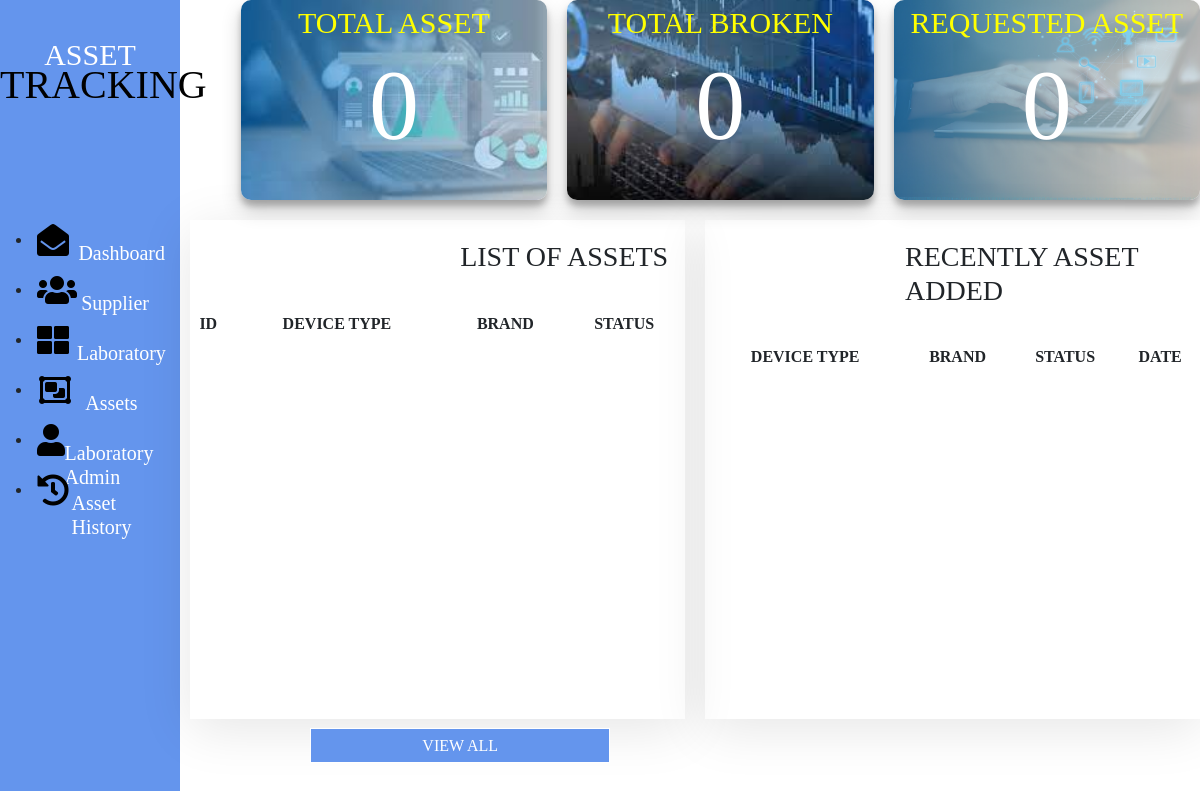
The app's page /myDashboard/insideLaboratory.php?id=404, older data.
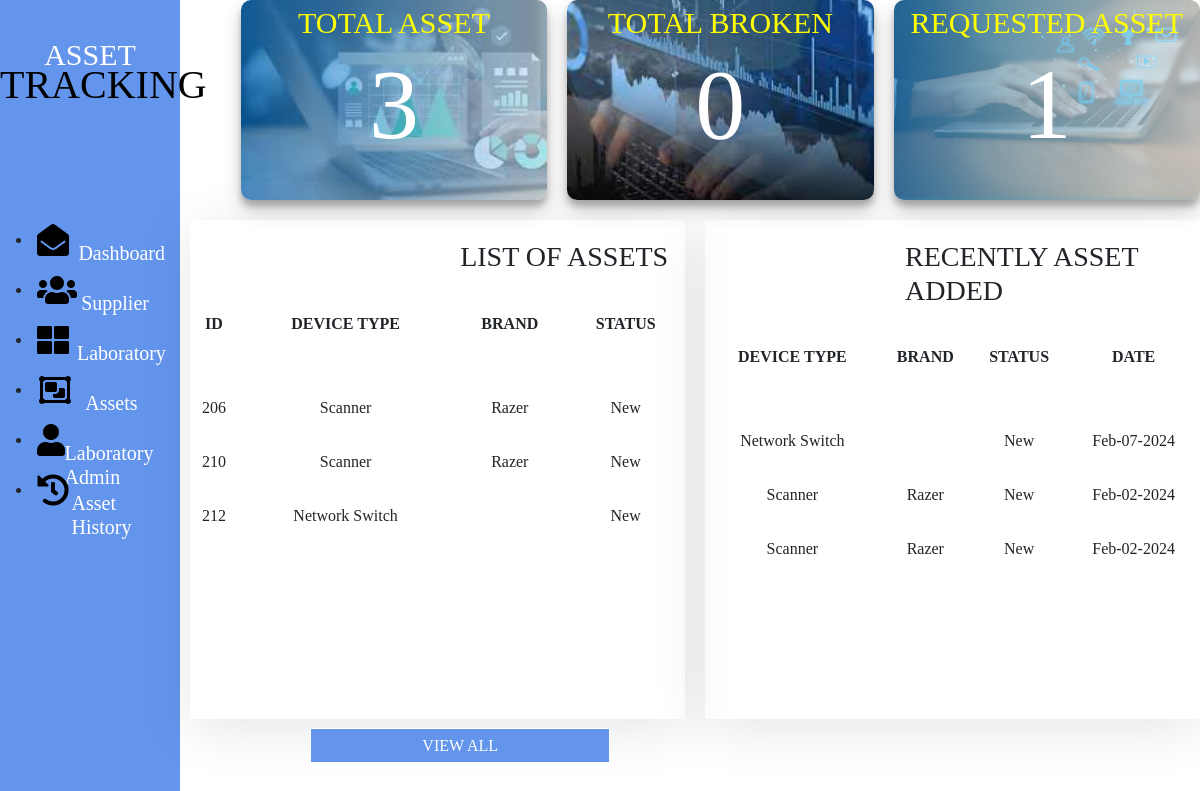
The same page, newer data.
### tables this page shows
CREATE TABLE `transaction_table` (
  `trans_id` int(50) NOT NULL,
  `asset_id` int(50) NOT NULL,
  `lab_id` int(50) NOT NULL,
  `sup_id` int(50) NOT NULL,
  `asset_stat` varchar(50) NOT NULL,
  `trans_date` varchar(50) NOT NULL
);

CREATE TABLE `assets` (
  `asset_id` int(50) NOT NULL,
  `asset_brand` varchar(50) NOT NULL,
  `asset_type` varchar(50) NOT NULL,
  `asset_status` varchar(50) NOT NULL,
  `asset_desc` varchar(50) NOT NULL,
  `asset_quant` int(50) NOT NULL,
  `sup_id` int(50) NOT NULL
);

### myDashboard/insideLaboratory.php (the view, shortened to what this page needs)
<?php
require_once('db_connector.php');
$labId = $_GET["id"];
$sqlAsset = "SELECT COUNT(*) as total  FROM transaction_table WHERE lab_id = '$labId'";
$sqlBroken = "SELECT COUNT(asset_stat) as asset_status  FROM transaction_table WHERE asset_stat = 'broken' AND lab_id = '$labId'";
$sqlReq = "SELECT COUNT(lab_id) as req_id FROM request_asset WHERE lab_id = '$labId'";
$result = $connection->query($sqlAsset);
$resultBroken = $connection->query($sqlBroken);
$resultRequest = $connection->query($sqlReq);
if ($result) {
    $row = $result->fetch_assoc();
    $totalCountAsset = $row['total'];
}
if ($resultBroken) {
    $row = $resultBroken->fetch_assoc();
    $totalCountBroken = $row['asset_status'];
}
if ($resultRequest) {
    $row = $resultRequest->fetch_assoc();
    $totalCountReq = $row['req_id'];
}
?>
<?php
    include "templates/header.php";
?>
        <div class="content" id="content">
            <div class="displayAss">
                <div class = "insideLabDisplayTotal">
                    <div class = "totalAssetInside">TOTAL ASSET
                        <h5><?php echo $totalCountAsset; ?></h5>
                    </div>
                    <div class = "totalBrokenInside">TOTAL BROKEN
                        <h5><?php echo $totalCountBroken; ?></h5>
                    </div>
                    <div class = "requestedAsset">REQUESTED ASSET
                        <h5><?php echo $totalCountReq; ?></h5>
                    </div>
                </div>
                <div class = "tableDisplay">
                    <div class = "tableAssetDisplay">
                        <h3 id = "insListOfAsset">LIST OF ASSETS</h3>
                        <table class = "displayAssetIns" >
                            <thead >
                                <tr>
                                    <th id = "insAsset">ID</th>
                                    <th id = "insAsset">DEVICE TYPE</th>
                                    <th id = "insAsset">BRAND</th>
                                    <th id = "insAsset">STATUS</th>
                                </tr>
                            </thead>
                            <tbody  >
                                <?php
                                require_once('db_connector.php');
                                $labId = $_GET["id"];
                                    $sqlTrans = "SELECT transaction_table.trans_id as trans_id, assets.asset_type as asset_type, assets.asset_brand as asset_brand, assets.asset_status as asset_status, assets.asset_desc as asset_desc FROM transaction_table INNER JOIN assets on transaction_table.asset_id = assets.asset_id WHERE transaction_table.lab_id = '$labId'";
                                    $result = $connection->query($sqlTrans);
                                    while($row = $result->fetch_assoc()){
                                        echo "
                                        <tbody>
                                            <td    id = 'laboratoryRowAss'>$row[trans_id]</td>
                                            <td id = 'laboratoryRowAss' style = 'padding-left = 400px;'>$row[asset_type]</td>
                                            <td  id = 'laboratoryRowAss'>$row[asset_brand]</td>
                                            <td id = 'laboratoryRowAss'>$row[asset_status]</td>
                                        ";
                                    }
                                ?>
                            </tbody>
                        </table>
                    </div>
                        <button id = "viewAllBtnIns" >VIEW ALL</button>
                    <div class = "logsTable">
                        <h3 id = "recentlyTitleIns">RECENTLY ASSET ADDED</h3>
                        <table class = "displayAssetIns" >
                            <thead >
                                <tr>
                                    <th id = "insAssetd">DEVICE TYPE</th>
                                    <th id = "insAsset">BRAND</th>
                                    <th id = "insAsset">STATUS</th>
                                    <th id = "insAsset">DATE</th>
                                </tr>
                            </thead>
                            <tbody  >
                            <?php
                                require_once('db_connector.php');
                                $labId = $_GET["id"];
                                    $sqlTrans = "SELECT transaction_table.trans_id as trans_id, assets.asset_type as asset_type, assets.asset_brand as asset_brand, assets.asset_status as asset_status, assets.asset_desc as asset_desc, transaction_table.trans_date as trans_date FROM transaction_table INNER JOIN assets on transaction_table.asset_id = assets.asset_id WHERE transaction_table.lab_id = '$labId' ORDER BY trans_date DESC";
                                    $result = $connection->query($sqlTrans);
                                    while($row = $result->fetch_assoc()){
                                        echo "
                                        <tbody>
                                            <td    id = 'laboratoryRowAss'>$row[asset_type]</td>
                                            <td id = 'laboratoryRowAss' style = 'padding-left = 400px;'>$row[asset_brand]</td>
                                            <td  id = 'laboratoryRowAss'>$row[asset_status]</td>
                                            <td id = 'laboratoryRowAss'>$row[trans_date]</td>
                                        ";
                                    }
                                ?>
                            </tbody>
                        </table>
                    </div>
                </div>
            </div>
        </div>
    </div>
</body>
</html>

### myDashboard/templates/header.php (shortened to what this page needs)
<!DOCTYPE html>
<html lang="en">
<head>
    <link rel="stylesheet" href="newCss.css">
    <link rel="stylesheet" href="path/to/font-awesome/css/font-awesome.min.css">
    <link rel="stylesheet" href="https://cdnjs.cloudflare.com/ajax/libs/font-awesome/5.15.1/css/all.min.css">
    <link rel="stylesheet" href="https://cdn.jsdelivr.net/npm/bootstrap@5.3.2/dist/css/bootstrap.min.css">
</head>
<body>
    <div class="mainDashboard">
        <div class="sideBar" id="sideBar">
            <h1 id="title">ASSET <span style = "color:black; font-size: 40px; ">TRACKING</span></h1>
            <div class="sideBar_menus">
            <ul class="menu_list" id="menu_list">
                    <li>
                        <a href="http://localhost/asset/myDashboard/dashboard.php?admin=harfeil"> <i class="fa fa-envelope-open"></i>
                        <h5 id = "dashboardText" class = "textLink">Dashboard</h5></i> </a>
                    </li>
                    <li>
                        <a href="http://localhost/asset/myDashboard/supplierTable.php?admin=harfeil"><i class="fa fa-users"></i>
                        <h5 id = "supplierText" class = "textLink">Supplier</h5></i> </a>
                    </li>
                    <li>
                        <a href="http://localhost/asset/myDashboard/laboratory.php?admin=harfeil"><i class="fa fa-th-large" aria-hidden="true"></i></i><h5 id = "laboratoryText" class = "textLink">Laboratory</h5></a>
                    </li>
                    <li>
                        <a href="http://localhost/asset/myDashboard/asset.php?admin=harfeil"><i class="fa fa-object-group" aria-hidden="true"></i> <h5 id = "assetText" class = "textLink">Assets</h5></a>
                    </li>
                    <li>
                        <a href="http://localhost/asset/myDashboard/admin.php?admin=harfeil"><i class="fas fa-user"></i><h5 id = "adminText" class = "textLink">Laboratory Admin</h5></a>
                    </li>
                    <li>
                        <a href="http://localhost/asset/myDashboard/assetHistoryPage.php?admin=harfeil"><i class="fas fa-history"></i><h5 id = "assetHistoryTxt" class = "textLink">Asset History</h5></a>
                    </li>
                </ul>
            </div>
        </div>

### myDashboard/newcss.css (style rules this page uses)
* { padding: 0; margin: 0; position: relative; font-family: 'Times New Roman', Times, serif; }
.mainDashboard { display: flex; }
.sideBar { background-color: #6495ED; display: inline-block; height: 100vh; width: 15%; }
#title { padding-top: 40px; color: white; }
.sideBar h1 { line-height: 30px; font-size: 30px; text-align: center; }
.content { width: 85%; }
.menu_list { padding-top: 60%; }
.menu_list i { font-size: 2em; color: black; }
.menu_list a { padding-top: 20px; color: white; vertical-align: middle ; text-decoration: none; }
.menu_list li { height: 50px; top: 0; position: relative; padding: 5px 5px; }
#dashboardText, #supplierText, #laboratoryText, #assetText, #adminText, #assetHistoryTxt { color: white; margin-top: -13%; font-size: 20px; margin-left: 22%; font-weight: lighter; }
#dashboardText { margin-left: 30%; }
#supplierText { margin-left: 32%; }
#laboratoryText { margin-left: 29%; }
#assetText { margin-left: 35%; }
#adminText { margin-left: 20%; }
#assetHistoryTxt { margin-left: 25%; }
tr { text-align: center; }
table { width: 100%; border-collapse: collapse; }
.displayAss { margin-left: 1%; }
.insideLabDisplayTotal { position: relative; display: flex; width: 100%; }
.totalBrokenInside { background-image: url("images/broke.jpeg"); background-repeat: no-repeat; background-size: cover; background-position: center; margin-left: 20px; }
.requestedAsset { background-image: url("images/request.png"); background-repeat: no-repeat; background-size: cover; margin-left: 20px; }
.totalAssetInside { margin-left: 5%; background-image: url("images/assetbackground.jpeg"); background-repeat: no-repeat; background-size: cover; }
.totalAssetInside, .totalBrokenInside ,.requestedAsset { text-align: center; font-size: 30px; width: 400px; box-shadow: rgba(0, 0, 0, 0.19) 0px 10px 20px, rgba(0, 0, 0, 0.23) 0px 6px 6px; border-radius: 10px; height: 200px; color: yellow; }
.totalAssetInside h5, .totalBrokenInside h5, .requestedAsset h5 { font-size: 100px; color: white; }
.tableDisplay { padding-top: 2%; display: flex; width: 100%; }
.tableAssetDisplay, .logsTable { padding-top: 20px; width: 50%; height: 499px; box-shadow: rgba(0, 0, 0, 0.1) 0px 10px 50px; overflow: hidden; }
.logsTable { margin-left: 20px; }
#insAsset { padding-top: 30px; padding-bottom: 30px; }
#laboratoryRowAss { padding-top: 30px; }
#viewAllBtnIns { width: 300px; margin-top: 508px; color: white; margin-left: 10%; background-color: #6495ED; border: 1px solid white; height: 35px; position: fixed; }
#insListOfAsset { transform: translateX(270px); }
#recentlyTitleIns { margin-left: 200px; }

Row changes from the older to the newer data that the page shows:
added transaction_table: trans_id "206", asset.asset_type "Scanner", asset.asset_brand "Razer", asset.asset_status "New", trans_date "Feb-02-2024"
added transaction_table: trans_id "210", asset.asset_type "Scanner", asset.asset_brand "Razer", asset.asset_status "New", trans_date "Feb-02-2024"
added transaction_table: trans_id "212", asset.asset_type "Network Switch", asset.asset_status "New", trans_date "Feb-07-2024"
Text that changed along with them:
$totalCountAsset: "0" → "3"
$totalCountReq: "0" → "1"
